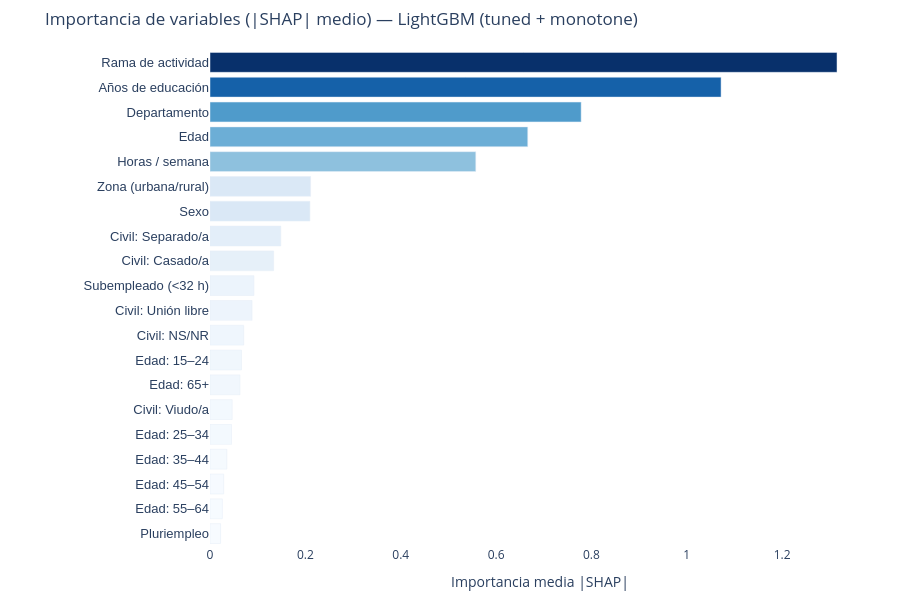

Notebook source saved alongside this figure:
### Markdown cell above
---
### SHAP — Importancia de variables (Plotly interactivo)

### Code cell
SAMPLE_SHAP = 2000
X_shap = X_test.sample(SAMPLE_SHAP, random_state=42)

explainer   = shap.TreeExplainer(modelo)
shap_values = explainer.shap_values(X_shap)
sv = shap_values[1] if isinstance(shap_values, list) else shap_values

# Nombres legibles — cubre todas las columnas OHE del preprocessor
NOMBRES = {
    # Numéricas
    'P6040':     'Edad',
    'ANIOS_EDU': 'Años de educación',
    'P6800':     'Horas / semana',
    # Binarias
    'P3271':          'Sexo',
    'CLASE':          'Zona (urbana/rural)',
    'SUBEMPLEADO':    'Subempleado (<32 h)',
    'PLURIEMPLEO':    'Pluriempleo',
    # Target encoding
    '0': 'Rama de actividad',
    '1': 'Departamento',
    # OHE — Grupo de edad
    'EDAD_GRUPO_15-24': 'Edad: 15–24',
    'EDAD_GRUPO_25-34': 'Edad: 25–34',
    'EDAD_GRUPO_35-44': 'Edad: 35–44',
    'EDAD_GRUPO_45-54': 'Edad: 45–54',
    'EDAD_GRUPO_55-64': 'Edad: 55–64',
    'EDAD_GRUPO_65+':   'Edad: 65+',
    # OHE — Estado civil (P6070)
    'P6070_1.0': 'Civil: No unido/a',
    'P6070_2.0': 'Civil: Unión libre',
    'P6070_3.0': 'Civil: Casado/a',
    'P6070_4.0': 'Civil: Separado/a',
    'P6070_5.0': 'Civil: Viudo/a',
    'P6070_6.0': 'Civil: NS/NR',
}
feat_names = [NOMBRES.get(c, c) for c in X_shap.columns]

# Importancia media |SHAP| como barras Plotly
mean_abs = pd.Series(np.abs(sv).mean(axis=0), index=feat_names).sort_values(ascending=True)
mean_abs = mean_abs.tail(20)  # top 20

fig_shap = px.bar(
    x=mean_abs.values, y=mean_abs.index, orientation='h',
    title=f'Importancia de variables (|SHAP| medio) — {meta["model"]}',
    labels={'x': 'Importancia media |SHAP|', 'y': ''},
    color=mean_abs.values, color_continuous_scale='Blues',
    height=600,
)
fig_shap.update_layout(
    coloraxis_showscale=False,
    yaxis=dict(tickfont=dict(size=13, family='Arial')),
    xaxis=dict(tickfont=dict(size=12)),
    plot_bgcolor='white', paper_bgcolor='white',
    margin=dict(l=210, r=30, t=50, b=40),
)
fig_shap.show()
fig_shap.write_html(OUT_DIR / 'viz_06_shap.html')

print('Top 10 features por importancia SHAP:')
print(mean_abs.tail(10).sort_values(ascending=False).to_string())

### Figure 1 — Plotly figure (JSON) as saved in the notebook; plotly's stock layout.template omitted (floating-point values rounded to 4 significant figures)
{"data": [{"hovertemplate": "Importancia media |SHAP|=%{x}<br>=%{y}<br>color=%{marker.color}<extra></extra>", "legendgroup": "", "marker": {"color": [0.02217, 0.02593, 0.02867, 0.03533, 0.04508, 0.04662, 0.06298, 0.06605, 0.07066, 0.08826, 0.09216, 0.1335, 0.1485, 0.2095, 0.211, 0.5574, 0.6664, 0.7784, 1.072, 1.315], "coloraxis": "coloraxis", "pattern": {"shape": ""}}, "name": "", "orientation": "h", "showlegend": false, "textposition": "auto", "type": "bar", "x": [0.02217, 0.02593, 0.02867, 0.03533, 0.04508, 0.04662, 0.06298, 0.06605, 0.07066, 0.08826, 0.09216, 0.1335, 0.1485, 0.2095, 0.211, 0.5574, 0.6664, 0.7784, 1.072, 1.315], "xaxis": "x", "y": ["Pluriempleo", "Edad: 55–64", "Edad: 45–54", "Edad: 35–44", "Edad: 25–34", "Civil: Viudo/a", "Edad: 65+", "Edad: 15–24", "Civil: NS/NR", "Civil: Unión libre", "Subempleado (<32 h)", "Civil: Casado/a", "Civil: Separado/a", "Sexo", "Zona (urbana/rural)", "Horas / semana", "Edad", "Departamento", "Años de educación", "Rama de actividad"], "yaxis": "y"}], "layout": {"barmode": "relative", "coloraxis": {"colorbar": {"title": {"text": "color"}}, "colorscale": [[0, "rgb(247,251,255)"], [0.125, "rgb(222,235,247)"], [0.25, "rgb(198,219,239)"], [0.375, "rgb(158,202,225)"], [0.5, "rgb(107,174,214)"], [0.625, "rgb(66,146,198)"], [0.75, "rgb(33,113,181)"], [0.875, "rgb(8,81,156)"], [1, "rgb(8,48,107)"]], "showscale": false}, "height": 600, "legend": {"tracegroupgap": 0}, "margin": {"b": 40, "l": 210, "r": 30, "t": 50}, "paper_bgcolor": "white", "plot_bgcolor": "white", "title": {"text": "Importancia de variables (|SHAP| medio) — LightGBM (tuned + monotone)"}, "xaxis": {"anchor": "y", "domain": [0, 1], "tickfont": {"size": 12}, "title": {"text": "Importancia media |SHAP|"}}, "yaxis": {"anchor": "x", "domain": [0, 1], "tickfont": {"family": "Arial", "size": 13}, "title": {"text": ""}}}}
